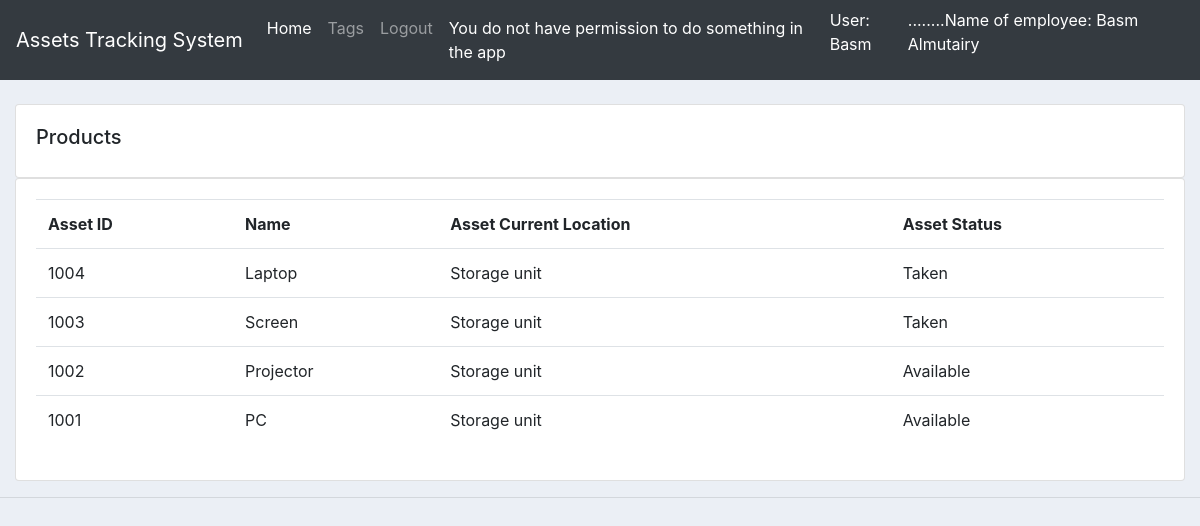
The app's page /tags/1/ (signed in), older data.
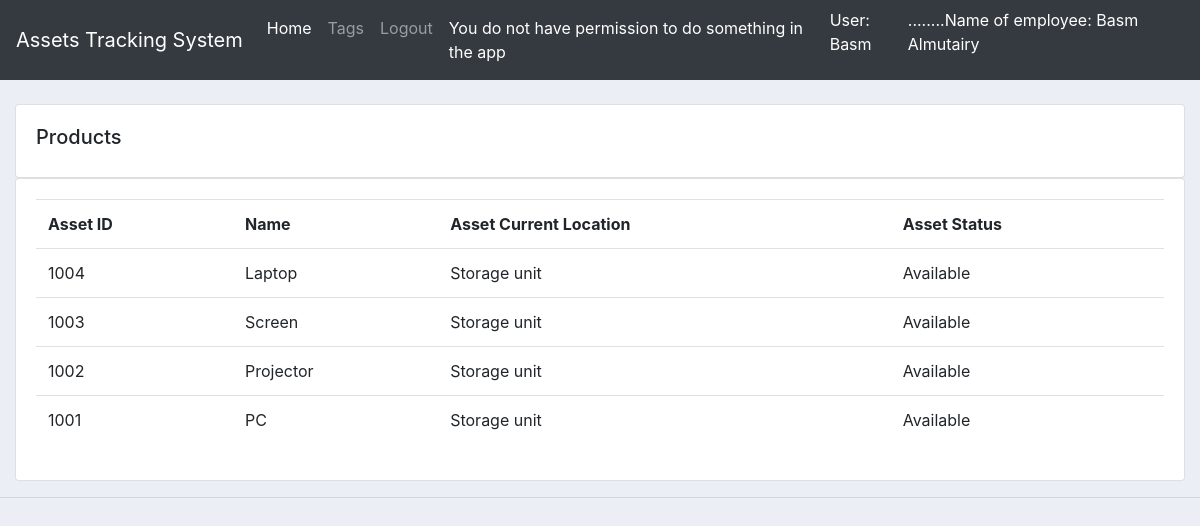
The same page, newer data.
### assetstracking/models.py (models this page shows, shortened)
class Tag(models.Model):
    tag_id = models.IntegerField(null=True)
    asset_name = models.CharField(max_length=200, null=True)
    STATUS = (('Available','Available'),('Taken','Taken'),)
    asset_status = models.CharField(max_length=200, null=True, choices=STATUS)
    subscriber_id = models.ForeignKey(Subscriber, null=True, on_delete= models.SET_NULL)
    rfid_id = models.ManyToManyField(RFID)
    asset_location = models.CharField(max_length=200, null=True)

### assetstracking/views.py (the view)
# urls.py: path('tags/<str:idd>/', views.tags, name="tags"),
@login_required
def tags(request, idd):
    employee = Employee.objects.get(id=idd)
    tags = Tag.objects.all()
    context = {'employee': employee, 'tags': tags}
    return render(request, 'assetstracking/tags.html', context)

### assetstracking/templates/assetstracking/tags.html
{%  extends 'assetstracking/main.html' %}
{% load static %}
{% block content %}
		<br>
		<div class="row">
			<div class="col-md">
				<div class="card card-body">
					<h5>Products</h5>
				</div>
				<div class="card card-body">
					<table class="table">
						<tr>
							<th>Asset ID</th>
							<th>Name</th>
							<th>Asset Current Location</th>
							<th>Asset Status</th>
						</tr>
						{% for i in tags %}
							{% if i.subscriber_id.subscriber_id == employee.subscriber_id.subscriber_id %}
								<tr>
									<td>{{i.tag_id}}</td>
									<td>{{i.asset_name}}</td>
									<td>{{i.asset_location}}</td>
									<td>{{i.asset_status}}</td>
								</tr>
							{% endif %}
						{% endfor %}
					</table>
				</div>
			</div>
		</div>
{% endblock content %}

Row changes from the older to the newer data that the page shows:
changed Tag "Laptop": asset_status "Taken" → "Available"
changed Tag "Screen": asset_status "Taken" → "Available"
